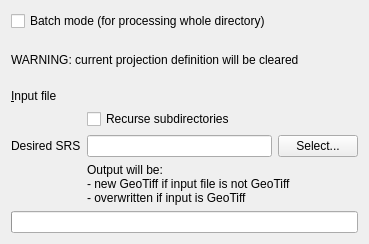
<?xml version="1.0" encoding="UTF-8"?>
<ui version="4.0">
 <class>GdalToolsWidget</class>
 <widget class="QWidget" name="GdalToolsWidget">
  <property name="geometry">
   <rect>
    <x>0</x>
    <y>0</y>
    <width>369</width>
    <height>244</height>
   </rect>
  </property>
  <property name="sizePolicy">
   <sizepolicy hsizetype="Expanding" vsizetype="Preferred">
    <horstretch>0</horstretch>
    <verstretch>0</verstretch>
   </sizepolicy>
  </property>
  <property name="windowTitle">
   <string>Assign projection</string>
  </property>
  <layout class="QVBoxLayout" name="verticalLayout">
   <item>
    <widget class="QCheckBox" name="batchCheck">
     <property name="text">
      <string>Batch mode (for processing whole directory)</string>
     </property>
    </widget>
   </item>
   <item>
    <widget class="QLabel" name="label_3">
     <property name="text">
      <string>WARNING: current projection definition will be cleared</string>
     </property>
    </widget>
   </item>
   <item>
    <layout class="QGridLayout" name="gridLayout">
     <item row="0" column="0">
      <widget class="QLabel" name="label">
       <property name="text">
        <string>&amp;Input file</string>
       </property>
       <property name="buddy">
        <cstring>inSelector</cstring>
       </property>
      </widget>
     </item>
     <item row="1" column="1">
      <widget class="QCheckBox" name="recurseCheck">
       <property name="text">
        <string>Recurse subdirectories</string>
       </property>
      </widget>
     </item>
     <item row="2" column="0">
      <widget class="QLabel" name="label_2">
       <property name="text">
        <string>Desired SRS</string>
       </property>
      </widget>
     </item>
     <item row="3" column="1">
      <widget class="QLabel" name="label_4">
       <property name="text">
        <string>Output will be:
- new GeoTiff if input file is not GeoTiff
- overwritten if input is GeoTiff</string>
       </property>
       <property name="textFormat">
        <enum>Qt::AutoText</enum>
       </property>
      </widget>
     </item>
     <item row="0" column="1">
      <widget class="GdalToolsInOutSelector" name="inSelector" native="true"/>
     </item>
     <item row="2" column="1">
      <layout class="QHBoxLayout" name="horizontalLayout_2">
       <item>
        <widget class="QLineEdit" name="desiredSRSEdit"/>
       </item>
       <item>
        <widget class="QPushButton" name="selectDesiredSRSButton">
         <property name="text">
          <string>Select...</string>
         </property>
        </widget>
       </item>
      </layout>
     </item>
    </layout>
   </item>
   <item>
    <widget class="QProgressBar" name="progressBar"/>
   </item>
  </layout>
 </widget>
 <customwidgets>
  <customwidget>
   <class>GdalToolsInOutSelector</class>
   <extends>QWidget</extends>
   <header>inOutSelector</header>
   <container>1</container>
  </customwidget>
 </customwidgets>
 <resources/>
 <connections/>
</ui>
